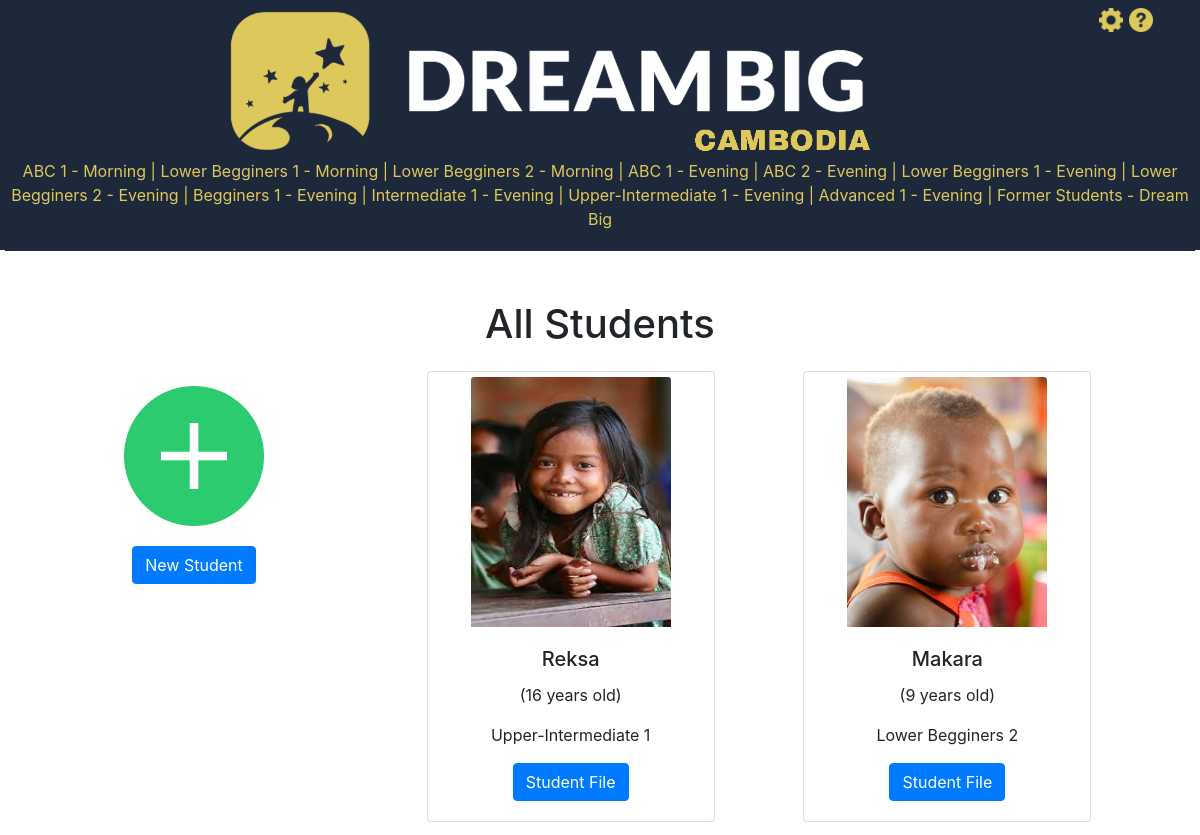
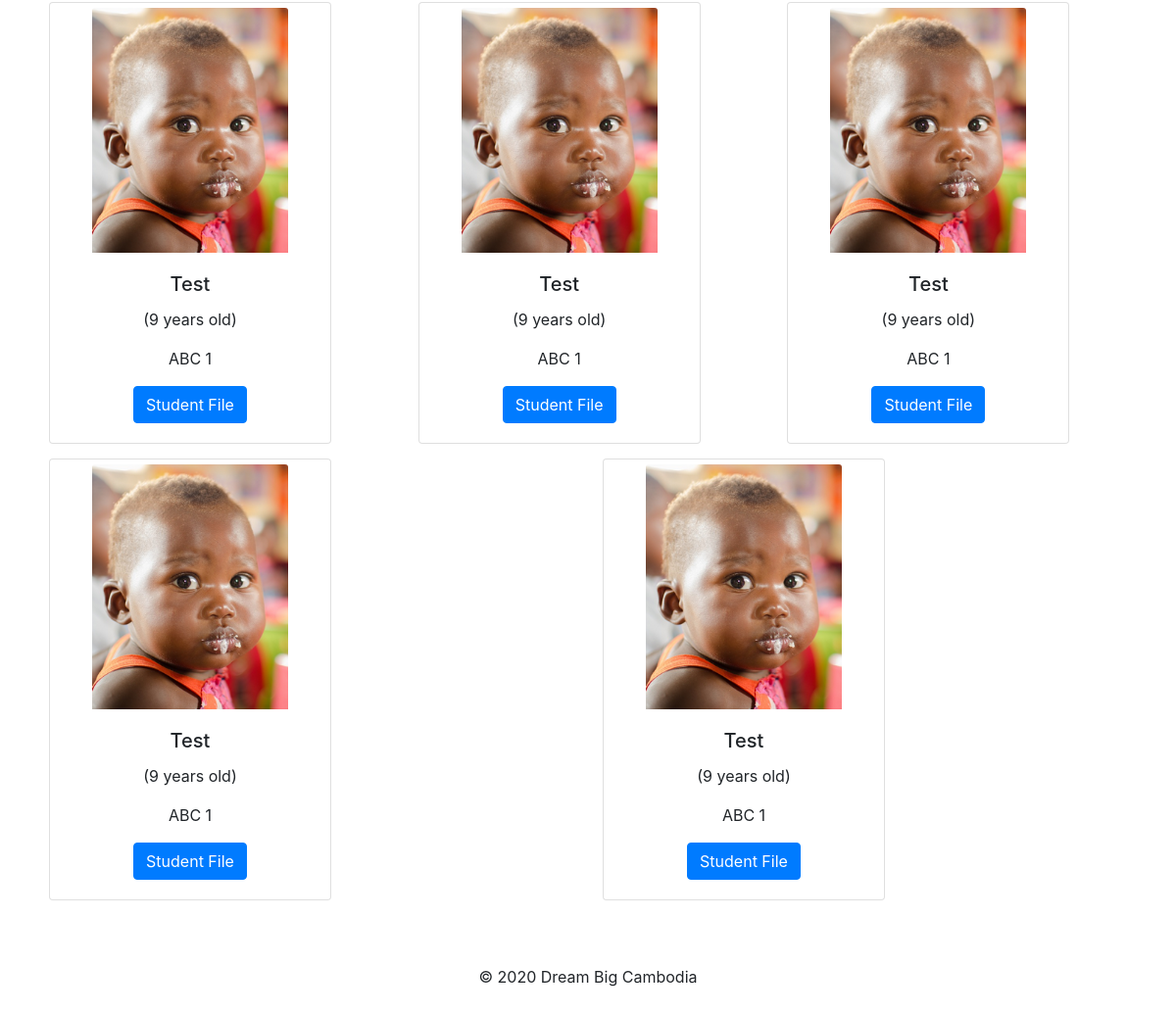
The page /student/ on the database its author committed (2 pictures, top to bottom).
### student/models.py (models this page shows)
class Levels(models.Model):
    period = models.CharField(max_length=30)
    level = models.CharField(max_length=30)
    status = models.BooleanField(default=True)
    createdAt = models.DateTimeField(default='1900-01-01 00:00:00')
    modifiedAt = models.DateTimeField(default='1900-01-01 00:00:00')
    deleted = models.BooleanField(default=False)
    createdBy = models.CharField(max_length=35, default='admin')

class Student(models.Model):
    level_id = models.IntegerField(blank=0)
    name = models.CharField(max_length=100)
    gender = models.CharField(max_length=10)
    birthDate = models.CharField(max_length=50)
    livesIn = models.CharField(max_length=50)
    school = models.IntegerField(blank=0)
    grade = models.IntegerField(blank=0)
    siblings = models.CharField(max_length=100)
    picture = models.CharField(max_length=100)
    notes = models.CharField(max_length=1000)
    createdAt = models.DateTimeField(default='1900-01-01 00:00:00')
    modifiedAt = models.DateTimeField(default='1900-01-01 00:00:00')
    deleted = models.BooleanField(default=False)
    createdBy = models.CharField(max_length=35, default='admin')

### student/views.py (the view)
# urls.py: path('', views.index),
def index(request):
    try:
        students = Student.objects.all()
        levels_header = levels_to_the_header()
        level_desc = 'All Students'
        for student in students:
            student.age = years_old(student.birthDate)
            level_description = Levels.objects.get(id=student.level_id)
            student.level_description = level_description.level
        return render(request, 'studentsByClass.html', {'students': students, 'levels_header': levels_header,
                                                        'level_desc': level_desc})
    except:
        message = 'Something gone wrong. Try again!'
        return successful(request=request, message=message)

### student/views.py (called while the page is built)
def levels_to_the_header():
    levels = Levels.objects.all().order_by('id')
    i = 1
    for level in levels:
        if i != len(levels):
            level.period += ' |'
            i += 1
    return levels

def years_old(birth_date_aux):
    today = date.today()
    birth = datetime.strptime(birth_date_aux, '%Y-%m-%d')
    age = today.year - birth.year - ((today.month, today.day) < (birth.month, birth.day))
    return age

### student/templates/studentsByClass.html
{% extends 'base.html' %}
{% block content %}
<h1>{{level_desc}}</h1>
<div class="row">
    <div class="col">
        <div class="card-first" style="width: 18rem;">
            <a href="/student/new">
            {% load static %}
            <img id="plus" alt="plus" class="card-img-first" src="{% static 'images/plus.png' %}">
            <div class="card-body">
                <a class="btn btn-primary" href="/student/new">New Student</a>
            </div>
        </div>
    </div>
    {% for student in students %}
        <div class="col">
            <div class="card" style="width: 18rem;">
                {% load static %}
                <img id="studentPicture" alt="student" class="card-img-top" src="{% static 'media/' %}{{student.picture}}">
                <div class="card-body">
                    <h5 class="card-title">{{student.name}}</h5>
                    <p class="card-text">{{student.birthdate}} ({{student.age}} years old)</p>
                    <p class="card-text">{{student.level_description}}</p>
                    <a class="btn btn-primary" href="/student/edit/{{student.id}}">Student File</a>
                </div>
            </div>
        </div>
    {% endfor %}
</div>
{% endblock %}

### student/templates/base.html (shortened to what this page needs)
<!doctype html>
<html lang="en">
<head>
    {% load static %}
    <link href="{% static 'css/studentStyle.css' %}" rel="stylesheet">
    <link href="{% static 'css/bootstrap.css' %}" rel="stylesheet">
    <link href="{% static 'css/bootstrap.min.css' %}" rel="stylesheet">
    <link href="{% static 'css/bootstrap-grid.css' %}" rel="stylesheet">
    <link href="{% static 'css/bootstrap-grid.min.css' %}" rel="stylesheet">
    <link href="{% static 'css/bootstrap-reboot.css' %}" rel="stylesheet">
    <link href="{% static 'css/bootstrap-reboot.min.css' %}" rel="stylesheet">
</head>
<body>
<div id="wrapperHeader">
    <div class="row-corner">
        <div id="header" class="col-11">
            {% load static %}
            <a href="/student/">
                <img alt="Dream Big Cambodia " src="{% static 'images/dreambig_logo.png' %}"/></a>
        </div>
        <div id="header" class="col-1">
            <div class="row-corner">
                <div class="row-corner">
                    {% load static %}
                    <a href="/student/settings">
                        <img id="icon" alt="Settings" src="{% static 'images/settings.png' %}"/></a>
                </div>
                <div class="row-corner">
                    {% load static %}
                    <a href="/student/information">
                        <img id="icon" alt="Help" src="{% static 'images/help.png' %}"/></a>
                </div>
            </div>
        </div>
        <div id="links">
            {% for level in levels_header %}
            <a href="/student/student_class/{{level.id}}">{{level.level}} - {{level.period}}</a>
            {% endfor %}
        </div>
    </div>
</div>
<div id="info">
    {% block content %}
    {% endblock %}
</div>
<div class="footer-copyright text-center py-3">
    <p id="copyright"></p>
</div>
{% load static %}
</body>
</html>

### student/static/css/studentStyle.css (style rules this page uses)
html, body { margin: 0; padding: 0; }
div#wrapperHeader { width: 100%; height: 250px; background-color: #1d283b; text-align: center; margin: 0; padding: 5px; }
div#wrapperHeader div#header { width: 100%; height: 100%; margin: 0; padding: 0; background-color: #1d283b; }
div#wrapperHeader div#links { width: 100%; height: 100%; margin: 0; padding-bottom: 20px; background-color: #1d283b; color: #dcc85b }
div#wrapperHeader div#header img { width: 60%; height: 75%; margin: 0; padding: 0; background-color: #1d283b; }
div#wrapperHeader div#header img#icon { width: 100%; height: 100%; max-width: 30px; max-height: 30px; margin: 0px; padding: 3px; background-color: #1d283b; }
div#info { text-align: center; padding: 50px; }
div#info img { width: 100%; height: 100%; max-width: 18px; max-height: 18px; background-color: #ffffff; }
div#info img#studentPicture { width: 100%; height: 100%; max-width: 200px; max-height: 250px; background-color: #ffffff; }
div#info img#plus { width: 100%; height: 100%; max-width: 140px; max-height: 140px; background-color: #ffffff; }

### rows shown on the page
Levels: level "ABC 1", period "Morning |"
Levels: level "Lower Begginers 1", period "Morning |"
Levels: level "Lower Begginers 2", period "Morning |"
Levels: level "ABC 1", period "Evening |"
Levels: level "ABC 2", period "Evening |"
Levels: level "Lower Begginers 1", period "Evening |"
Levels: level "Lower Begginers 2", period "Evening |"
Levels: level "Begginers 1", period "Evening |"
Levels: level "Intermediate 1", period "Evening |"
Levels: level "Upper-Intermediate 1", period "Evening |"
Levels: level "Advanced 1", period "Evening |"
Levels: level "Former Students", period "Dream Big"
Student: picture (picture), name "Reksa", age "16", level_description "Upper-Intermediate 1"
Student: picture (picture), name "Makara", age "9", level_description "Lower Begginers 2"
Student: picture (picture), name "Test", age "9", level_description "ABC 1"
Student: picture (picture), name "Test", age "9", level_description "ABC 1"
Student: picture (picture), name "Test", age "9", level_description "ABC 1"
Student: picture (picture), name "Test", age "9", level_description "ABC 1"
Student: picture (picture), name "Test", age "9", level_description "ABC 1"

### other values the page prints
{{ level_desc }} "All Students"
